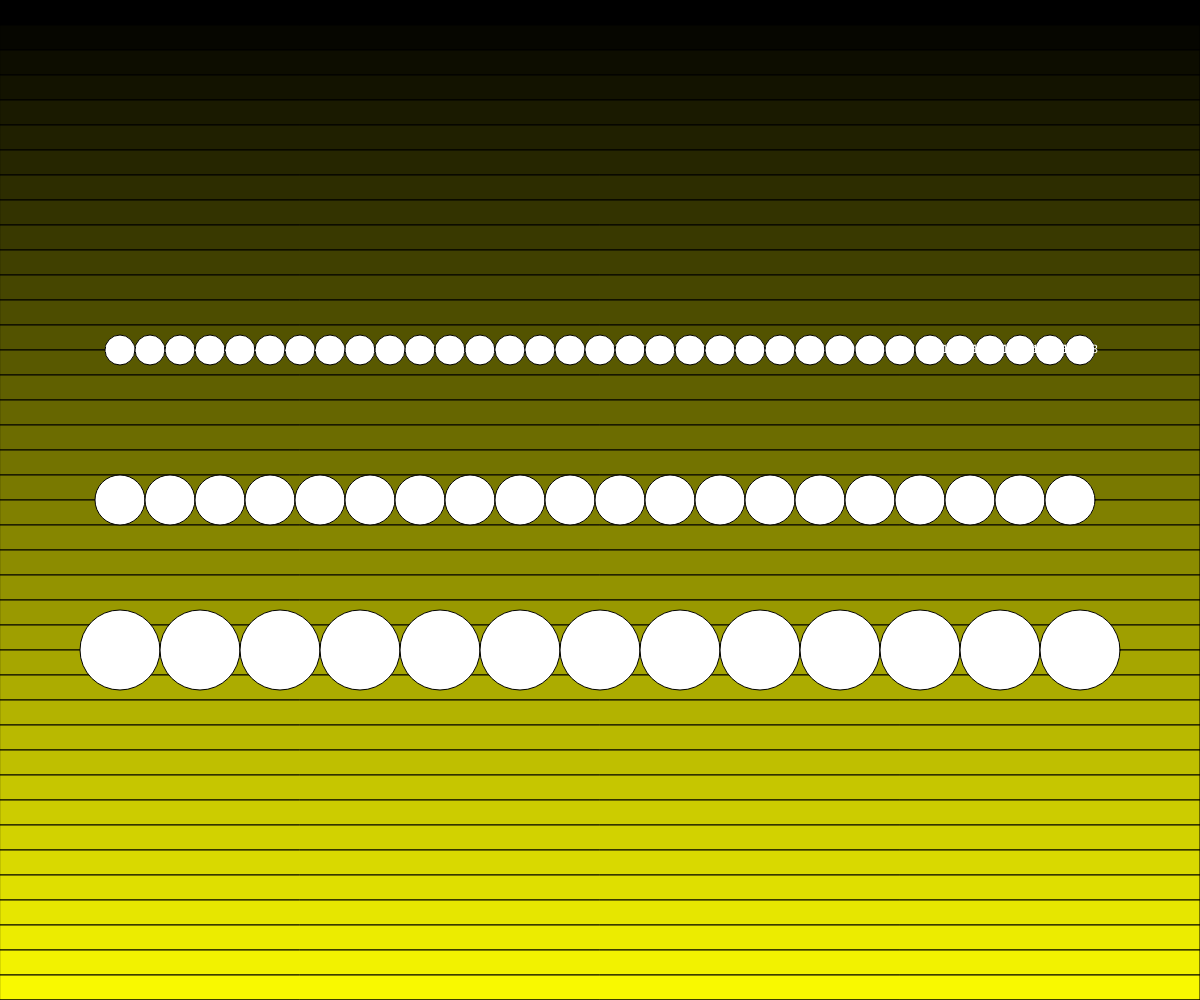
Frame 1 (no input)
Frame 60 (no input): identical to frame 1, image omitted
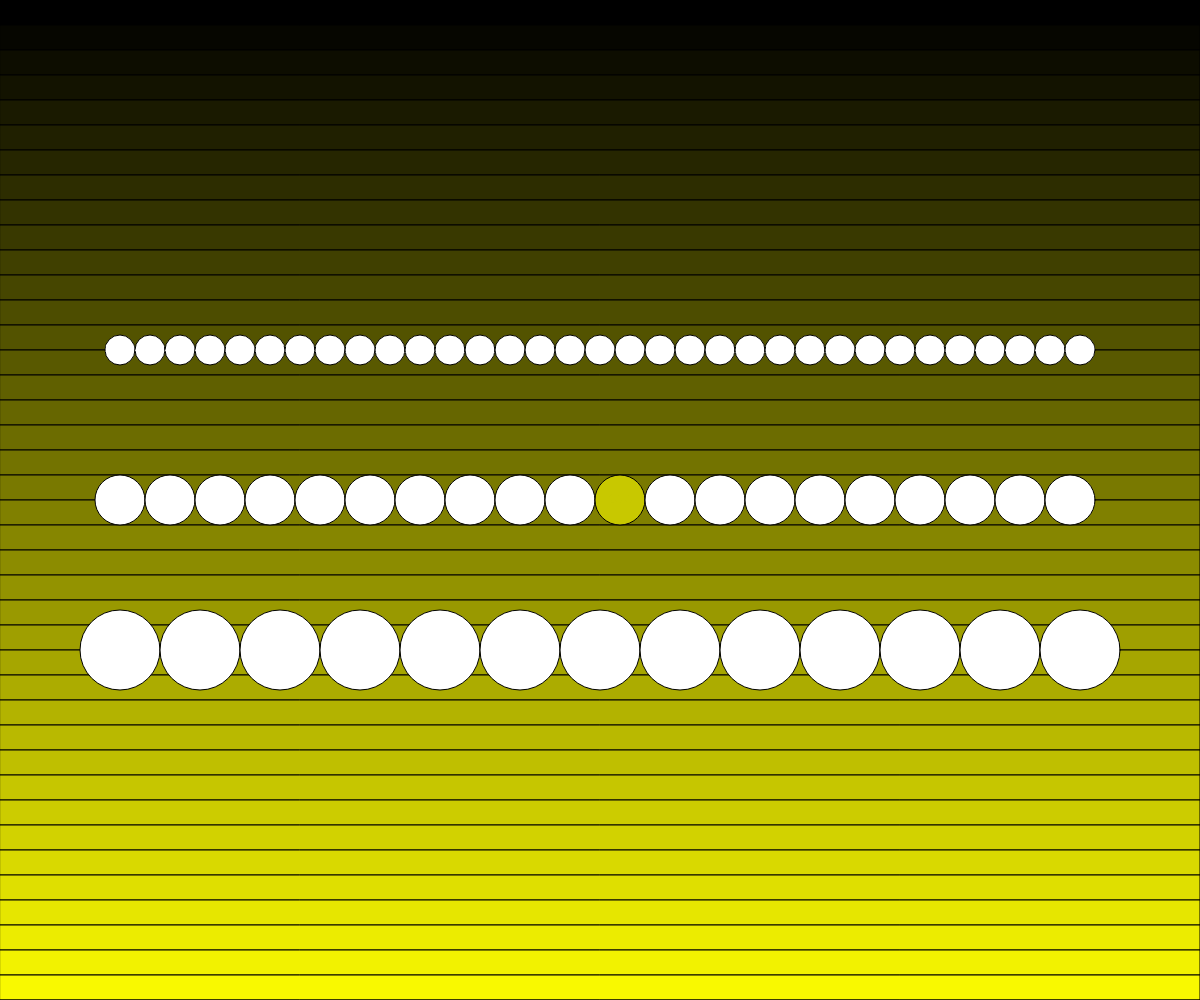
Frame 120 (the mouse pressed at the canvas centre since frame 60)

The p5.js sketch that drew these frames (run headless with seeded random() and noise() and a simulated clock; from frame 60 on, the mouse is pressed at the canvas centre):

// p5.js sketch
// ── sketch.js
// Project Title
// Your Name
// Date
//
// Extra for Experts:
// - describe what you did to take this project "above and beyond"


function setup() {
  createCanvas(windowWidth, windowHeight);
}

function draw() {
  background(220);
  gradientBackground()
  circleLine(height *0.35, 30);
  circleLine(height /2, 50);
  circleLine(height *0.65, 80);

}

function cDistance(x1, y1, x2, y2){
  // calulate the straightine distance
  let a = abs(x1-x2);
  let b = abs(y1-y2);
  let c = sqrt(pow(a, 2) + pow(b,2)); //sqaure root, power ^
  return c.toFixed(1); // 1 decimal place
}

function circleLine(y, size){
  // y the height at which to draw the line
  let xStart = width * 0.1 ; //pos from the left
  let xEnd = width * 0.9; //90% horizontal pos from left\



  for(let x = xStart ; x <= xEnd ; x+= size){
    
    let d = cDistance(x, y, mouseX, mouseY);
    if ( d <= size/2){
      fill(200, 200, 0);
    }
    else fill (255);
    circle(x, y, size);
    textAlign(CENTER, CENTER);
    text(d, x, y);
  }

}

function gradientBackground(){
  let h = 25;
  let y = 0;                
  while (y <= height){
    let mappedY = map(y,0,height,0,255);
    fill(mappedY, mappedY, 0);
    rect(0, y, width, h);
    y += h;
  }
}
